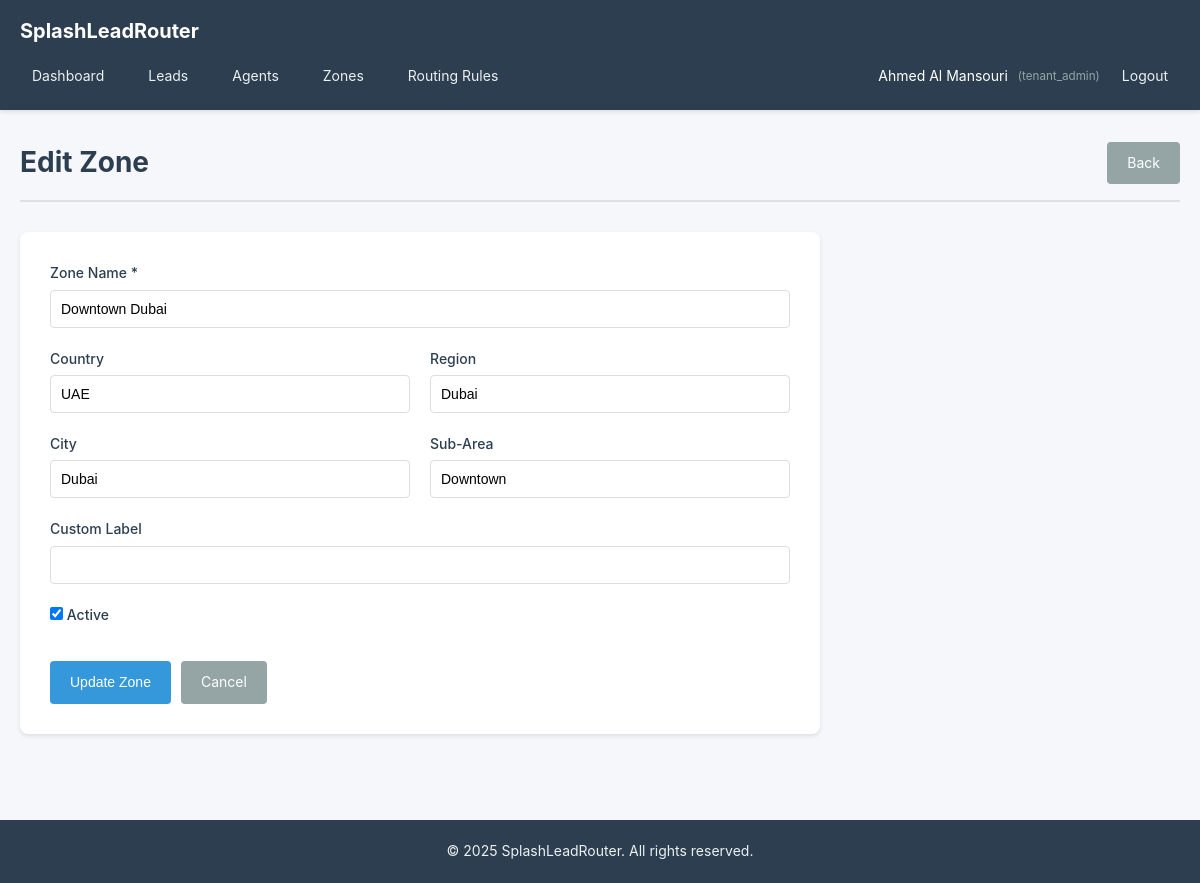
The app's page /zones/2/edit (signed in) with its own data.
### tables this page shows
CREATE TABLE `zones` (
  `id` INT UNSIGNED NOT NULL AUTO_INCREMENT,
  `tenant_id` INT UNSIGNED NOT NULL,
  `name` VARCHAR(255) NOT NULL,
  `country` VARCHAR(100) DEFAULT NULL,
  `region` VARCHAR(100) DEFAULT NULL,
  `city` VARCHAR(100) DEFAULT NULL,
  `subarea` VARCHAR(100) DEFAULT NULL,
  `custom_label` VARCHAR(255) DEFAULT NULL,
  `polygon_data` TEXT DEFAULT NULL COMMENT 'JSON for map coordinates',
  `is_active` TINYINT(1) DEFAULT 1,
  `created_at` TIMESTAMP DEFAULT CURRENT_TIMESTAMP,
  `updated_at` TIMESTAMP DEFAULT CURRENT_TIMESTAMP ON UPDATE CURRENT_TIMESTAMP,
  PRIMARY KEY (`id`),
  INDEX `idx_tenant_id` (`tenant_id`),
  INDEX `idx_city` (`city`),
  INDEX `idx_is_active` (`is_active`),
  FOREIGN KEY (`tenant_id`) REFERENCES `tenants`(`id`) ON DELETE CASCADE
);

### app/controllers/ZoneController.php (called while the page is built, shortened)
<?php
require_once __DIR__ . '/../core/Controller.php';
class ZoneController extends Controller {
    public function edit($id) {
        $zoneModel = $this->model('Zone');
        $zone = $zoneModel->findById($id);
        $data = ['zone' => $zone];
        $this->view('zones/edit', $data);
    }
}

### public/index.php (called while the page is built, shortened)
<?php
require_once __DIR__ . '/../app/core/Database.php';
require_once __DIR__ . '/../app/core/Router.php';
require_once __DIR__ . '/../app/core/Controller.php';
require_once __DIR__ . '/../app/core/Model.php';
require_once __DIR__ . '/../app/core/View.php';
$router = new Router();
$router->get('/', 'DashboardController', 'index', 'home');
$router->get('/login', 'AuthController', 'showLogin', 'login.show');
$router->post('/login', 'AuthController', 'login', 'login.post');
$router->get('/logout', 'AuthController', 'logout', 'logout');
$router->get('/register', 'AuthController', 'showRegister', 'register.show');
$router->post('/register', 'AuthController', 'register', 'register.post');
$router->get('/dashboard', 'DashboardController', 'index', 'dashboard');
$router->get('/leads', 'LeadController', 'index', 'leads.index');
$router->get('/leads/create', 'LeadController', 'create', 'leads.create');
$router->post('/leads', 'LeadController', 'store', 'leads.store');
$router->get('/leads/:id', 'LeadController', 'show', 'leads.show');
$router->get('/leads/:id/edit', 'LeadController', 'edit', 'leads.edit');
$router->post('/leads/:id/update', 'LeadController', 'update', 'leads.update');
$router->post('/leads/:id/status', 'LeadController', 'updateStatus', 'leads.status');
$router->post('/leads/:id/notes', 'LeadController', 'addNote', 'leads.notes');
$router->post('/leads/:id/reassign', 'LeadController', 'reassign', 'leads.reassign');
$router->get('/agents', 'AgentController', 'index', 'agents.index');
$router->get('/agents/create', 'AgentController', 'create', 'agents.create');
$router->post('/agents', 'AgentController', 'store', 'agents.store');
$router->get('/agents/:id', 'AgentController', 'show', 'agents.show');
$router->get('/agents/:id/edit', 'AgentController', 'edit', 'agents.edit');
$router->post('/agents/:id/update', 'AgentController', 'update', 'agents.update');
$router->post('/agents/:id/delete', 'AgentController', 'delete', 'agents.delete');
$router->get('/zones', 'ZoneController', 'index', 'zones.index');
$router->get('/zones/create', 'ZoneController', 'create', 'zones.create');
$router->post('/zones', 'ZoneController', 'store', 'zones.store');
$router->get('/zones/:id', 'ZoneController', 'show', 'zones.show');
$router->get('/zones/:id/edit', 'ZoneController', 'edit', 'zones.edit');
$router->post('/zones/:id/update', 'ZoneController', 'update', 'zones.update');
$router->post('/zones/:id/assign-agent', 'ZoneController', 'assignAgent', 'zones.assign');
$router->post('/zones/:id/remove-agent/:agentId', 'ZoneController', 'removeAgent', 'zones.remove');
$router->post('/zones/:id/delete', 'ZoneController', 'delete', 'zones.delete');
$router->get('/routing-rules', 'RoutingRuleController', 'index', 'routing.index');
$router->get('/routing-rules/create', 'RoutingRuleController', 'create', 'routing.create');
$router->post('/routing-rules', 'RoutingRuleController', 'store', 'routing.store');
$router->get('/routing-rules/:id', 'RoutingRuleController', 'show', 'routing.show');
$router->get('/routing-rules/:id/edit', 'RoutingRuleController', 'edit', 'routing.edit');
$router->post('/routing-rules/:id/update', 'RoutingRuleController', 'update', 'routing.update');
$router->post('/routing-rules/:id/toggle', 'RoutingRuleController', 'toggleStatus', 'routing.toggle');
$router->post('/routing-rules/:id/delete', 'RoutingRuleController', 'delete', 'routing.delete');
$router->get('/api/docs', 'ApiController', 'docs', 'api.docs');
$router->post('/api/leads', 'ApiController', 'createLead', 'api.leads.create');
$router->post('/api/leads/:id', 'ApiController', 'updateLead', 'api.leads.update');
$router->get('/api/leads/:id', 'ApiController', 'getLead', 'api.leads.get');
$router->dispatch();

### app/core/View.php (called while the page is built, shortened)
<?php
class View {
    public static function escape($string) {
        return htmlspecialchars($string, ENT_QUOTES, 'UTF-8');
    }
}

### config/database.php (called while the page is built)
<?php
return [
    'host' => getenv('DB_HOST') ?: 'localhost',
    'database' => getenv('DB_NAME') ?: 'splashleadrouter',
    'username' => getenv('DB_USER') ?: 'root',
    'password' => getenv('DB_PASS') ?: '',
    'charset' => 'utf8mb4',
];

### app/core/Database.php (called while the page is built, shortened)
<?php
class Database {
    private static $instance = null;
    private $connection;
    private function __construct() {
        $config = require_once __DIR__ . '/../../config/database.php';
        $dsn = "mysql:host={$config['host']};dbname={$config['database']};charset={$config['charset']}";
        $options = [
            PDO::ATTR_ERRMODE => PDO::ERRMODE_EXCEPTION,
            PDO::ATTR_DEFAULT_FETCH_MODE => PDO::FETCH_ASSOC,
            PDO::ATTR_EMULATE_PREPARES => false,
        ];
        try {
            $this->connection = new PDO($dsn, $config['username'], $config['password'], $options);
        } catch (PDOException $e) {
            die('Database connection failed: ' . $e->getMessage());
        }
    }
    public static function getInstance() {
        if (self::$instance === null) {
            self::$instance = new self();
        }
        return self::$instance;
    }
    public function query($sql, $params = []) {
        $stmt = $this->connection->prepare($sql);
        $stmt->execute($params);
        return $stmt;
    }
}

### app/core/Model.php (called while the page is built, shortened)
<?php
class Model {
    protected $db;
    protected $table;
    protected $primaryKey = 'id';
    public function __construct() {
        $this->db = Database::getInstance();
    }
    public function findById($id) {
        $sql = "SELECT * FROM {$this->table} WHERE {$this->primaryKey} = ? LIMIT 1";
        $stmt = $this->db->query($sql, [$id]);
        $result = $stmt->fetch();
        return $result ?: null;
    }
}

### app/views/zones/edit.php (the view, shortened to what this page needs)
<?php
require_once __DIR__ . '/../layouts/header.php';
?>
<div class="page-header">
    <h1>Edit Zone</h1>
    <a href="/zones/<?php echo $zone['id']; ?>" class="btn btn-secondary">Back</a>
</div>
<div class="form-container">
    <form method="POST" action="/zones/<?php echo $zone['id']; ?>/update" class="form">
        <div class="form-group">
            <label for="name">Zone Name *</label>
            <input type="text" id="name" name="name" value="<?php echo View::escape($zone['name']); ?>" required>
        </div>
        <div class="form-row">
            <div class="form-group">
                <label for="country">Country</label>
                <input type="text" id="country" name="country" value="<?php echo View::escape($zone['country']); ?>">
            </div>
            <div class="form-group">
                <label for="region">Region</label>
                <input type="text" id="region" name="region" value="<?php echo View::escape($zone['region']); ?>">
            </div>
        </div>
        <div class="form-row">
            <div class="form-group">
                <label for="city">City</label>
                <input type="text" id="city" name="city" value="<?php echo View::escape($zone['city']); ?>">
            </div>
            <div class="form-group">
                <label for="subarea">Sub-Area</label>
                <input type="text" id="subarea" name="subarea" value="<?php echo View::escape($zone['subarea']); ?>">
            </div>
        </div>
        <div class="form-group">
            <label for="custom_label">Custom Label</label>
            <input type="text" id="custom_label" name="custom_label" value="<?php echo View::escape($zone['custom_label']); ?>">
        </div>
        <div class="form-group">
            <label>
                <input type="checkbox" name="is_active" value="1" <?php echo $zone['is_active'] ? 'checked' : ''; ?>>
                Active
            </label>
        </div>
        <div class="form-actions">
            <button type="submit" class="btn btn-primary">Update Zone</button>
            <a href="/zones/<?php echo $zone['id']; ?>" class="btn btn-secondary">Cancel</a>
        </div>
    </form>
</div>
<?php require_once __DIR__ . '/../layouts/footer.php'; ?>

### app/core/Router.php (shortened to what this page needs)
<?php
class Router {
    private $routes = [];
    private function addRoute($method, $path, $controller, $action, $name = null) {
        $pattern = $this->convertPathToRegex($path);
        $this->routes[] = [
            'method' => $method,
            'path' => $path,
            'pattern' => $pattern,
            'controller' => $controller,
            'action' => $action
        ];
    }
    private function convertPathToRegex($path) {
        $pattern = preg_replace('/\/:([a-zA-Z0-9_]+)/', '/(?P<$1>[a-zA-Z0-9_-]+)', $path);
        return '#^' . $pattern . '$#';
    }
    public function dispatch() {
        $requestMethod = $_SERVER['REQUEST_METHOD'];
        $requestUri = $_SERVER['REQUEST_URI'];
        $requestUri = strtok($requestUri, '?');
        $requestUri = rtrim($requestUri, '/');
        foreach ($this->routes as $route) {
            if ($route['method'] === $requestMethod && preg_match($route['pattern'], $requestUri, $matches)) {
                $params = array_filter($matches, 'is_string', ARRAY_FILTER_USE_KEY);
                $controller = new $controllerName();
                $action = $route['action'];
                call_user_func_array([$controller, $action], $params);
                return;
            }
        }
    }
}

### app/views/layouts/header.php (shortened to what this page needs)
<!DOCTYPE html>
<html lang="en">
<head>
    <link rel="stylesheet" href="/assets/css/style.css">
</head>
<body>
    <?php if (isset($_SESSION['user_id'])): ?>
    <nav class="navbar">
        <div class="container">
            <div class="navbar-brand">
                <a href="/dashboard">SplashLeadRouter</a>
            </div>
            <div class="navbar-menu">
                <a href="/dashboard">Dashboard</a>
                <a href="/leads">Leads</a>
                <?php if (in_array($_SESSION['user_role'], ['tenant_admin', 'platform_admin'])): ?>
                <a href="/agents">Agents</a>
                <a href="/zones">Zones</a>
                <a href="/routing-rules">Routing Rules</a>
                <?php endif; ?>
                <div class="navbar-user">
                    <span><?php echo View::escape($_SESSION['user_name']); ?></span>
                    <small>(<?php echo View::escape($_SESSION['user_role']); ?>)</small>
                    <a href="/logout">Logout</a>
                </div>
            </div>
        </div>
    </nav>
    <?php endif; ?>
    <main class="main-content">
        <div class="container">

### app/views/layouts/footer.php (shortened to what this page needs)
        </div>
    </main>
    <footer class="footer">
        <div class="container">
            <p>&copy; <?php echo date('Y'); ?> SplashLeadRouter. All rights reserved.</p>
        </div>
    </footer>
</body>
</html>

### public/assets/css/style.css (style rules this page uses)
* { margin: 0; padding: 0; box-sizing: border-box; }
body { font-family: -apple-system, BlinkMacSystemFont, 'Segoe UI', Roboto, 'Helvetica Neue', Arial, sans-serif; font-size: 14px; line-height: 1.6; color: #333; background-color: #f5f7fa; }
.container { max-width: 1200px; margin: 0 auto; padding: 0 20px; }
.navbar { background-color: #2c3e50; color: white; padding: 15px 0; box-shadow: 0 2px 4px rgba(0,0,0,0.1); }
.navbar-brand a { color: white; text-decoration: none; font-size: 20px; font-weight: bold; }
.navbar-menu { display: flex; gap: 20px; align-items: center; margin-top: 10px; }
.navbar-menu a { color: #ecf0f1; text-decoration: none; padding: 8px 12px; border-radius: 4px; transition: background 0.3s; }
.navbar-user { margin-left: auto; display: flex; gap: 10px; align-items: center; }
.navbar-user small { color: #95a5a6; }
.main-content { min-height: calc(100vh - 140px); padding: 30px 0; }
.page-header { display: flex; justify-content: space-between; align-items: center; margin-bottom: 30px; padding-bottom: 15px; border-bottom: 2px solid #e0e0e0; }
.page-header h1 { font-size: 28px; color: #2c3e50; }
.btn { display: inline-block; padding: 10px 20px; background-color: #3498db; color: white; text-decoration: none; border-radius: 4px; border: none; cursor: pointer; font-size: 14px; transition: background 0.3s; }
.btn-primary { background-color: #3498db; }
.btn-secondary { background-color: #95a5a6; }
.form-container { background: white; padding: 30px; border-radius: 8px; box-shadow: 0 2px 4px rgba(0,0,0,0.1); max-width: 800px; }
.form { display: flex; flex-direction: column; gap: 20px; }
.form-row { display: grid; grid-template-columns: 1fr 1fr; gap: 20px; }
.form-group { display: flex; flex-direction: column; }
.form-group label { margin-bottom: 5px; font-weight: 500; color: #2c3e50; }
.form-group input, .form-group select, .form-group textarea { padding: 10px; border: 1px solid #ddd; border-radius: 4px; font-size: 14px; }
.form-actions { display: flex; gap: 10px; margin-top: 10px; }
.footer { background-color: #2c3e50; color: #ecf0f1; text-align: center; padding: 20px 0; margin-top: 50px; }

### records on screen
zones: name "Downtown Dubai", country "UAE", region "Dubai", city "Dubai", subarea "Downtown", is_active "☑"
